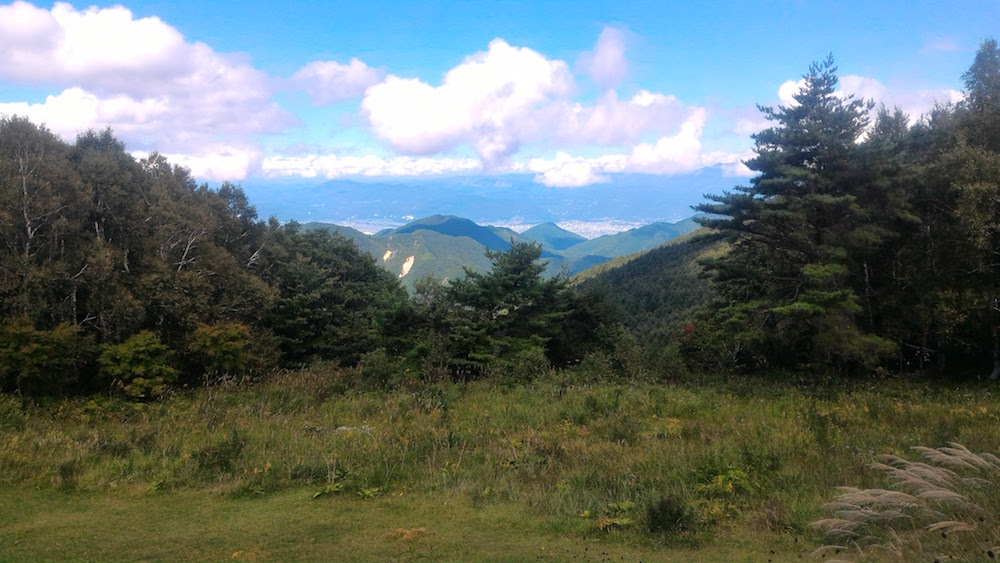
#> input picture codes/3/collage/alps.jpg, 1000 x 563 px; its folder holds 4 pictures in this run
$ python collage.py
#> lines starting #> are read from the running program, lines starting #| are printed output that depends on the picture
import os
from PIL import Image


# コラージュ元画像のディレクトリー
TARGET_DIR = './collage/'
# 書き出し画像のパス
COLLAGE_IMAGE_PATH = './collage/collage.jpg'


target_image_paths = []
# コラージュ元画像のパスをリストにする
for filename in os.listdir(TARGET_DIR):
    target_image_path = os.path.join(TARGET_DIR, filename)
    target_image_paths.append(target_image_path)
#> pass 2 of the loop `for filename in os.listdir(TARGET_DIR):`:


collage_im = Image.new('RGB', size=(1600, 900))
#> collage_im: PIL image 1600x900 RGB; every value is 0

i = 0
for grid_x in range(0, 1600, 800):
    for grid_y in range(0, 900, 450):
        with Image.open(target_image_paths[i], 'r') as im:
#> im is the input picture: PIL image 1000x563 RGB; mean R, G, B 99, 111.6, 110.1
            resized = im.resize((800, 450))
            collage_im.paste(resized, (grid_x, grid_y))
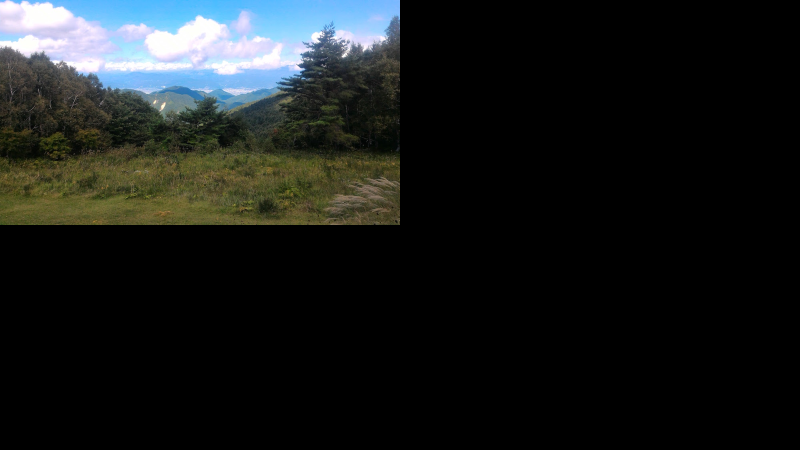
#> collage_im: PIL image 1600x900 RGB (shown at 1/2 size); mean R, G, B 24.8, 27.9, 27.5
        i += 1
#> pass 2 of the loop `for grid_x in range(0, 1600, 800):`:
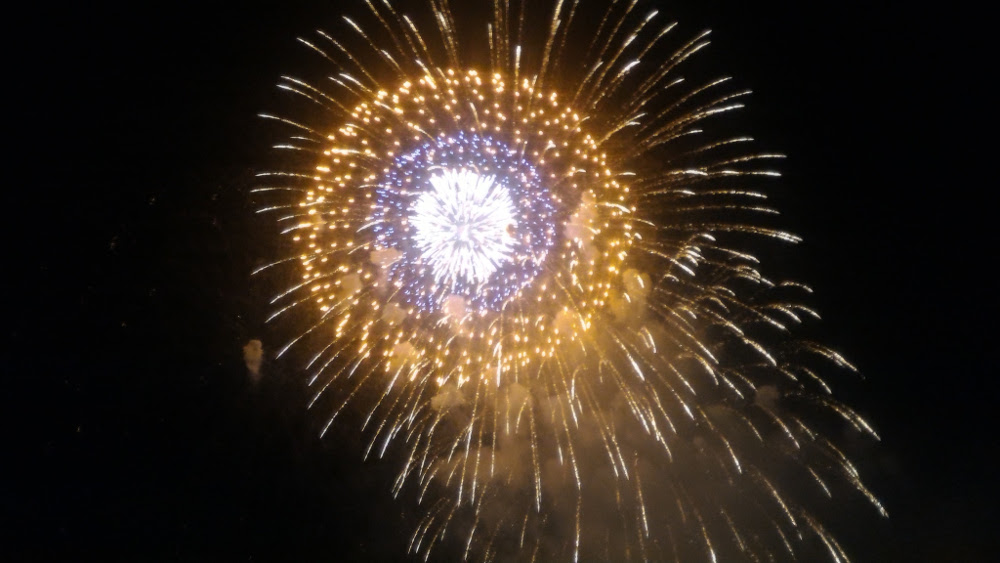
#> input picture codes/3/collage/hanabi.jpg, 1000 x 563 px
#> im is the input picture: PIL image 1000x563 RGB; mean R, G, B 54, 42.2, 31.9
#> `collage_im.paste(resized, (grid_x, grid_y))`:
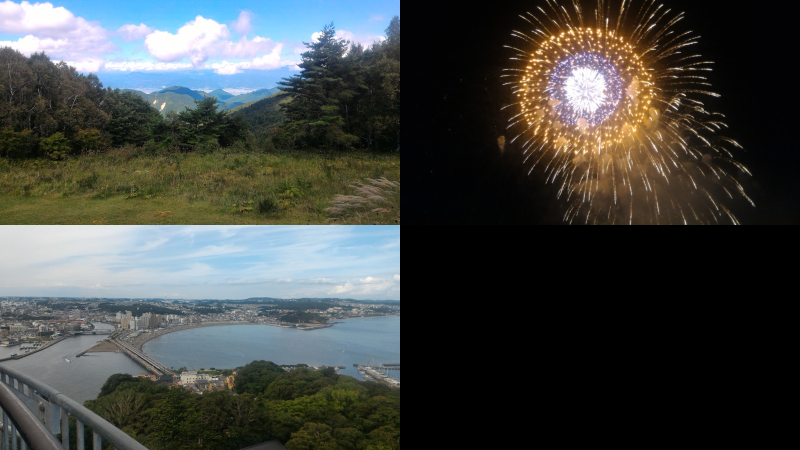
#> collage_im: PIL image 1600x900 RGB (shown at 1/2 size); mean R, G, B 67, 70.2, 67.7


collage_im.save(COLLAGE_IMAGE_PATH)
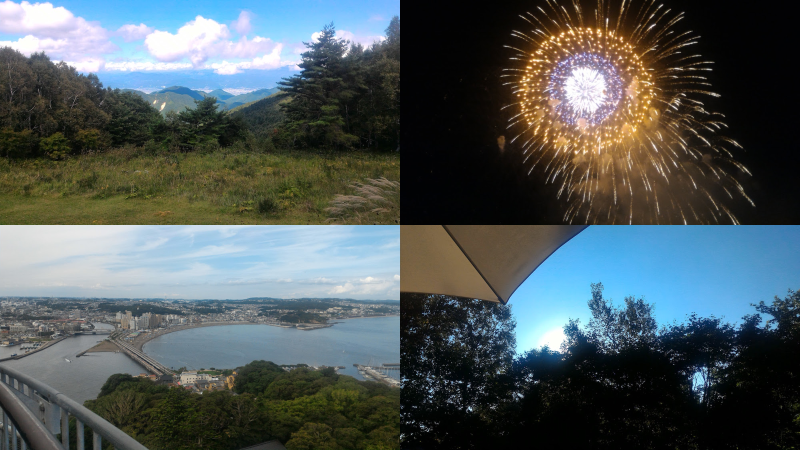
#> saved as collage.jpg: PIL image 1600x900 RGB (shown at 1/2 size); mean R, G, B 79.8, 89.3, 90.5
